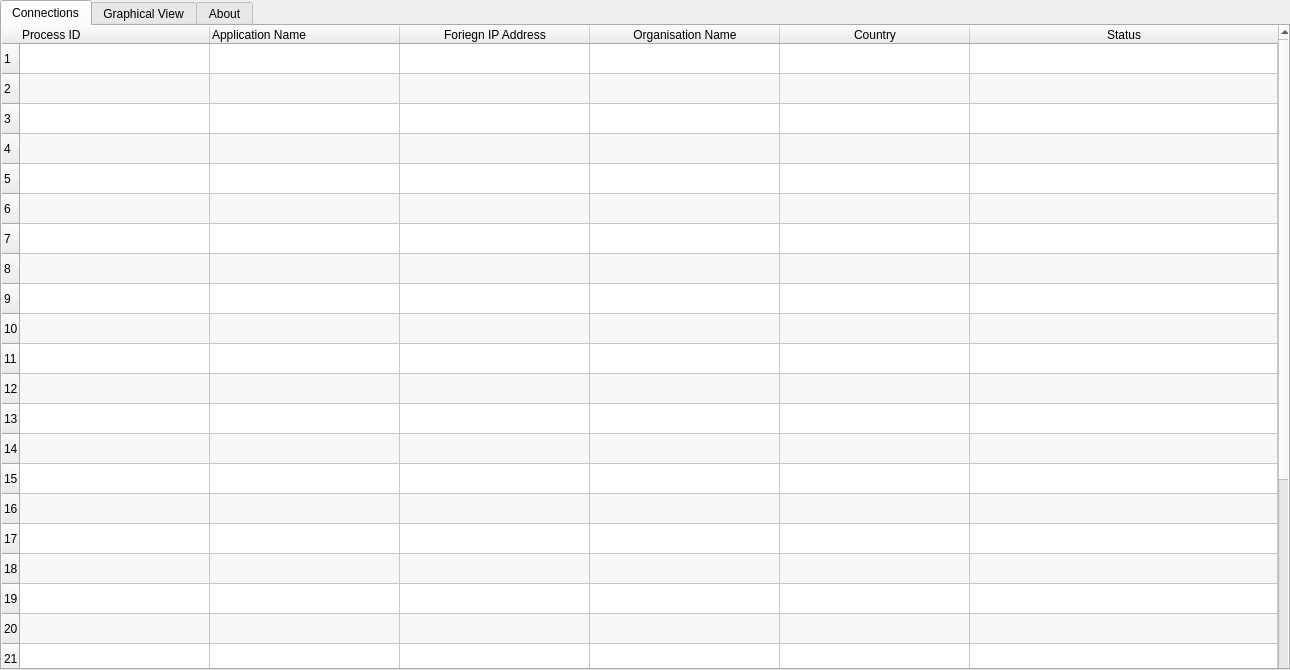
<?xml version="1.0" encoding="UTF-8"?>
<ui version="4.0">
 <class>TabWidget</class>
 <widget class="QTabWidget" name="TabWidget">
  <property name="geometry">
   <rect>
    <x>0</x>
    <y>0</y>
    <width>1290</width>
    <height>670</height>
   </rect>
  </property>
  <property name="focusPolicy">
   <enum>Qt::WheelFocus</enum>
  </property>
  <property name="windowTitle">
   <string>Genysis Network Analysis Tool</string>
  </property>
  <property name="windowOpacity">
   <double>1.000000000000000</double>
  </property>
  <property name="autoFillBackground">
   <bool>true</bool>
  </property>
  <property name="tabPosition">
   <enum>QTabWidget::North</enum>
  </property>
  <property name="tabShape">
   <enum>QTabWidget::Rounded</enum>
  </property>
  <property name="currentIndex">
   <number>0</number>
  </property>
  <property name="movable">
   <bool>true</bool>
  </property>
  <widget class="QWidget" name="tab">
   <property name="sizePolicy">
    <sizepolicy hsizetype="Expanding" vsizetype="Expanding">
     <horstretch>0</horstretch>
     <verstretch>0</verstretch>
    </sizepolicy>
   </property>
   <property name="autoFillBackground">
    <bool>true</bool>
   </property>
   <attribute name="title">
    <string>Connections</string>
   </attribute>
   <widget class="QTableWidget" name="tableWidget">
    <property name="geometry">
     <rect>
      <x>0</x>
      <y>0</y>
      <width>1290</width>
      <height>670</height>
     </rect>
    </property>
    <property name="autoFillBackground">
     <bool>true</bool>
    </property>
    <property name="frameShape">
     <enum>QFrame::NoFrame</enum>
    </property>
    <property name="lineWidth">
     <number>0</number>
    </property>
    <property name="verticalScrollBarPolicy">
     <enum>Qt::ScrollBarAlwaysOn</enum>
    </property>
    <property name="horizontalScrollBarPolicy">
     <enum>Qt::ScrollBarAlwaysOn</enum>
    </property>
    <property name="sizeAdjustPolicy">
     <enum>QAbstractScrollArea::AdjustToContents</enum>
    </property>
    <property name="autoScrollMargin">
     <number>10</number>
    </property>
    <property name="dragEnabled">
     <bool>true</bool>
    </property>
    <property name="dragDropOverwriteMode">
     <bool>false</bool>
    </property>
    <property name="alternatingRowColors">
     <bool>true</bool>
    </property>
    <property name="textElideMode">
     <enum>Qt::ElideLeft</enum>
    </property>
    <property name="verticalScrollMode">
     <enum>QAbstractItemView::ScrollPerItem</enum>
    </property>
    <property name="sortingEnabled">
     <bool>true</bool>
    </property>
    <property name="wordWrap">
     <bool>false</bool>
    </property>
    <property name="rowCount">
     <number>30</number>
    </property>
    <property name="columnCount">
     <number>6</number>
    </property>
    <attribute name="horizontalHeaderCascadingSectionResizes">
     <bool>false</bool>
    </attribute>
    <attribute name="horizontalHeaderDefaultSectionSize">
     <number>190</number>
    </attribute>
    <attribute name="horizontalHeaderMinimumSectionSize">
     <number>120</number>
    </attribute>
    <attribute name="horizontalHeaderStretchLastSection">
     <bool>true</bool>
    </attribute>
    <row/>
    <row/>
    <row/>
    <row/>
    <row/>
    <row/>
    <row/>
    <row/>
    <row/>
    <row/>
    <row/>
    <row/>
    <row/>
    <row/>
    <row/>
    <row/>
    <row/>
    <row/>
    <row/>
    <row/>
    <row/>
    <row/>
    <row/>
    <row/>
    <row/>
    <row/>
    <row/>
    <row/>
    <row/>
    <row/>
    <column>
     <property name="text">
      <string>Process ID</string>
     </property>
     <property name="textAlignment">
      <set>AlignJustify|AlignVCenter</set>
     </property>
    </column>
    <column>
     <property name="text">
      <string>Application Name</string>
     </property>
     <property name="textAlignment">
      <set>AlignJustify|AlignVCenter</set>
     </property>
    </column>
    <column>
     <property name="text">
      <string>Foriegn IP Address</string>
     </property>
    </column>
    <column>
     <property name="text">
      <string>Organisation Name</string>
     </property>
    </column>
    <column>
     <property name="text">
      <string>Country</string>
     </property>
    </column>
    <column>
     <property name="text">
      <string>Status</string>
     </property>
    </column>
   </widget>
  </widget>
  <widget class="QWidget" name="tab">
   <property name="sizePolicy">
    <sizepolicy hsizetype="Expanding" vsizetype="Expanding">
     <horstretch>0</horstretch>
     <verstretch>0</verstretch>
    </sizepolicy>
   </property>
   <property name="focusPolicy">
    <enum>Qt::WheelFocus</enum>
   </property>
   <property name="autoFillBackground">
    <bool>true</bool>
   </property>
   <attribute name="title">
    <string>Graphical View</string>
   </attribute>
  </widget>
  <widget class="QWidget" name="tab_3">
   <property name="sizePolicy">
    <sizepolicy hsizetype="Expanding" vsizetype="Expanding">
     <horstretch>0</horstretch>
     <verstretch>0</verstretch>
    </sizepolicy>
   </property>
   <property name="focusPolicy">
    <enum>Qt::NoFocus</enum>
   </property>
   <property name="autoFillBackground">
    <bool>true</bool>
   </property>
   <attribute name="title">
    <string>About</string>
   </attribute>
   <widget class="QTextBrowser" name="textBrowser">
    <property name="geometry">
     <rect>
      <x>0</x>
      <y>0</y>
      <width>1290</width>
      <height>670</height>
     </rect>
    </property>
    <property name="frameShape">
     <enum>QFrame::NoFrame</enum>
    </property>
    <property name="frameShadow">
     <enum>QFrame::Plain</enum>
    </property>
    <property name="lineWidth">
     <number>0</number>
    </property>
    <property name="verticalScrollBarPolicy">
     <enum>Qt::ScrollBarAlwaysOff</enum>
    </property>
    <property name="horizontalScrollBarPolicy">
     <enum>Qt::ScrollBarAlwaysOff</enum>
    </property>
    <property name="sizeAdjustPolicy">
     <enum>QAbstractScrollArea::AdjustToContents</enum>
    </property>
    <property name="tabChangesFocus">
     <bool>false</bool>
    </property>
    <property name="documentTitle">
     <string/>
    </property>
    <property name="undoRedoEnabled">
     <bool>false</bool>
    </property>
    <property name="lineWrapMode">
     <enum>QTextEdit::WidgetWidth</enum>
    </property>
    <property name="html">
     <string>&lt;!DOCTYPE HTML PUBLIC &quot;-//W3C//DTD HTML 4.0//EN&quot; &quot;http://www.w3.org/TR/REC-html40/strict.dtd&quot;&gt;
&lt;html&gt;&lt;head&gt;&lt;meta name=&quot;qrichtext&quot; content=&quot;1&quot; /&gt;&lt;style type=&quot;text/css&quot;&gt;
p, li { white-space: pre-wrap; }
&lt;/style&gt;&lt;/head&gt;&lt;body style=&quot; font-family:'Ubuntu'; font-size:11pt; font-weight:400; font-style:normal;&quot;&gt;
&lt;p style=&quot;-qt-paragraph-type:empty; margin-top:0px; margin-bottom:0px; margin-left:0px; margin-right:0px; -qt-block-indent:0; text-indent:0px;&quot;&gt;&lt;br /&gt;&lt;/p&gt;
&lt;p style=&quot;-qt-paragraph-type:empty; margin-top:0px; margin-bottom:0px; margin-left:0px; margin-right:0px; -qt-block-indent:0; text-indent:0px; font-size:16pt; font-weight:600; color:#5c3566;&quot;&gt;&lt;br /&gt;&lt;/p&gt;
&lt;p style=&quot; margin-top:0px; margin-bottom:0px; margin-left:0px; margin-right:0px; -qt-block-indent:0; text-indent:0px;&quot;&gt;&lt;span style=&quot; font-size:16pt; font-weight:600; color:#5c3566;&quot;&gt;Genysis Network Analysis Tool&lt;/span&gt;&lt;/p&gt;
&lt;p style=&quot;-qt-paragraph-type:empty; margin-top:0px; margin-bottom:0px; margin-left:0px; margin-right:0px; -qt-block-indent:0; text-indent:0px; font-size:16pt; font-weight:600; text-decoration: underline;&quot;&gt;&lt;br /&gt;&lt;/p&gt;
&lt;p style=&quot; margin-top:0px; margin-bottom:0px; margin-left:0px; margin-right:0px; -qt-block-indent:0; text-indent:0px;&quot;&gt;This tool is made is made by Team Lambda .&lt;/p&gt;
&lt;p style=&quot;-qt-paragraph-type:empty; margin-top:0px; margin-bottom:0px; margin-left:0px; margin-right:0px; -qt-block-indent:0; text-indent:0px;&quot;&gt;&lt;br /&gt;&lt;/p&gt;
&lt;p style=&quot; margin-top:0px; margin-bottom:0px; margin-left:0px; margin-right:0px; -qt-block-indent:0; text-indent:0px;&quot;&gt;This tool helps in analysis of the onging processes going in the background and helps the user to  identify the type of access an process is trying to get without the information of user. This tool tell  who is trying to access to the computer and identifies the rootkits that maliciously works on you computer.&lt;/p&gt;
&lt;p style=&quot;-qt-paragraph-type:empty; margin-top:0px; margin-bottom:0px; margin-left:0px; margin-right:0px; -qt-block-indent:0; text-indent:0px;&quot;&gt;&lt;br /&gt;&lt;/p&gt;
&lt;p style=&quot; margin-top:0px; margin-bottom:0px; margin-left:0px; margin-right:0px; -qt-block-indent:0; text-indent:0px;&quot;&gt;The graphical view also gives a clear vision of the network connections.  &lt;/p&gt;&lt;/body&gt;&lt;/html&gt;</string>
    </property>
   </widget>
  </widget>
 </widget>
 <resources/>
 <connections/>
</ui>
